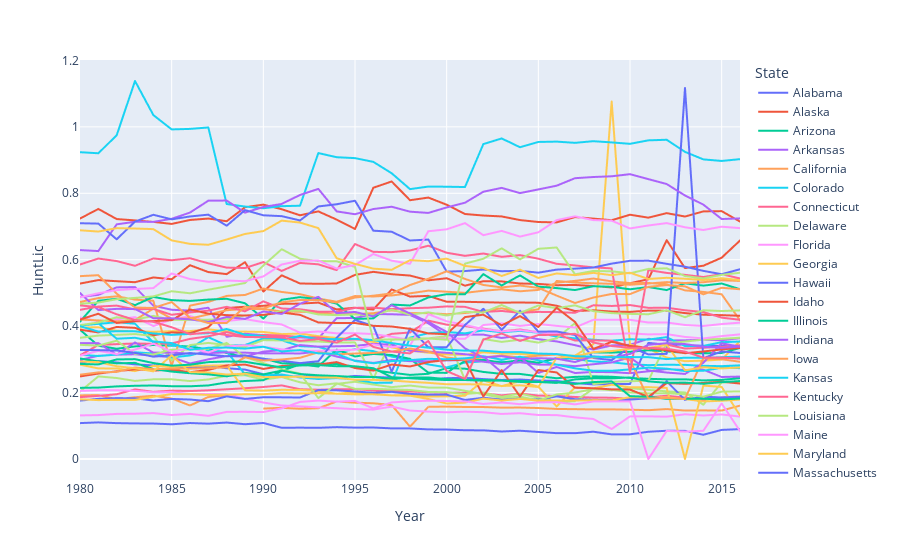

Here is the notebook cell this chart was saved with:
### Code cell
import plotly.express as px
fig = px.line(own_df,x="Year",y='HuntLic',color='State')
fig.show()
